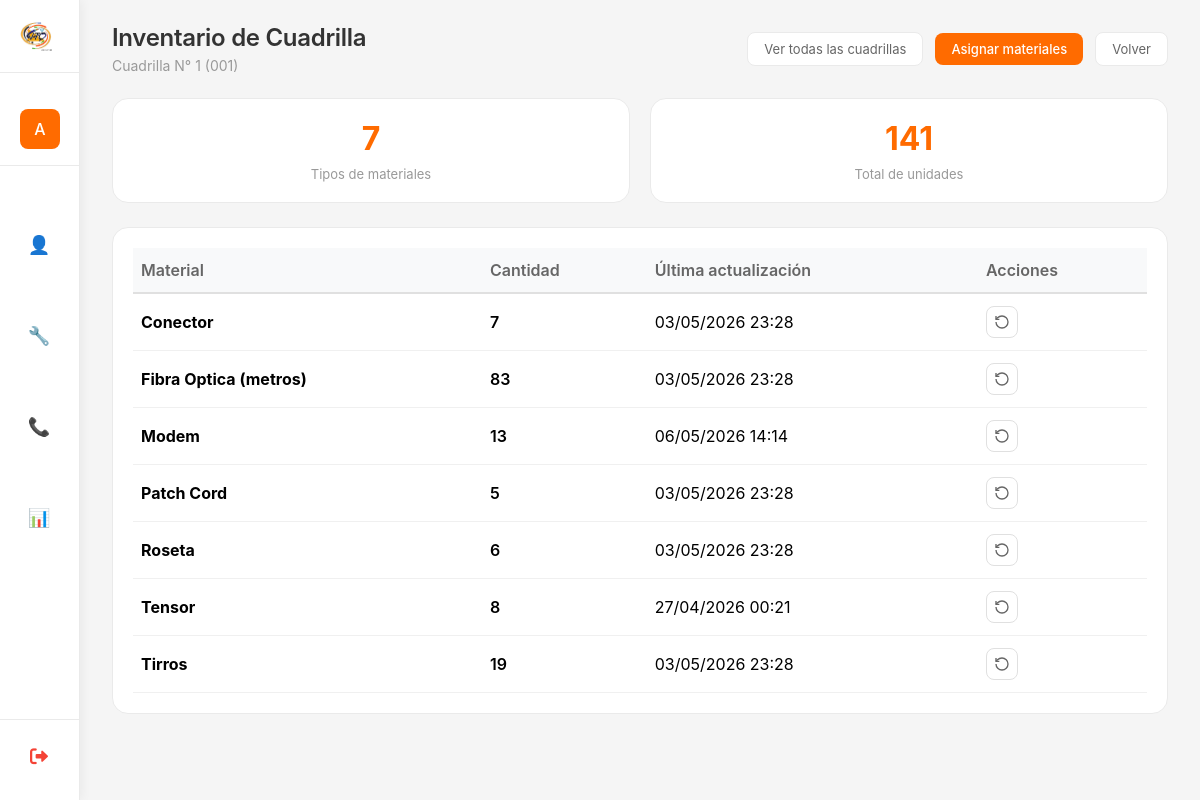
Screenshot of /inventario/cuadrilla/3/ (signed in) with the database file from the repository.
### myapp/models.py (models this page shows, shortened)
class Cuadrilla(models.Model):
    class EstadoCuadrilla(models.TextChoices):
        DISPONIBLE = 'DISPONIBLE', 'Disponible'
        OCUPADO = 'OCUPADO', 'Ocupado'
        EN_DESCANSO = 'DESCANSO', 'En Descanso'
        INACTIVO = 'INACTIVO', 'Inactivo'
    nombre = models.CharField(
        max_length=100,
        unique=True,
        verbose_name="Nombre de la Cuadrilla"
    )
    codigo = models.CharField(
        max_length=20,
        unique=True,
        verbose_name="Código de Cuadrilla",
        help_text="Ej: C001, INST-001"
    )
    instaladores = models.ManyToManyField(
        'PerfilUsuario',
        related_name='cuadrillas',
        verbose_name="Instaladores",
        blank=True
    )
    estado = models.CharField(
        max_length=20,
        choices=EstadoCuadrilla.choices,
        default=EstadoCuadrilla.DISPONIBLE,
        verbose_name="Estado de la Cuadrilla",
        db_index=True
    )
    fecha_creacion = models.DateTimeField(
        auto_now_add=True,
        verbose_name="Fecha de creación"
    )
    fecha_actualizacion = models.DateTimeField(
        auto_now=True,
        verbose_name="Última actualización"
    )
    creado_por = models.ForeignKey(
        User,
        on_delete=models.SET_NULL,
        null=True,
        blank=True,
        related_name='cuadrillas_creadas',
        verbose_name="Creado por"
    )
    activo = models.BooleanField(
        default=True,
        verbose_name="Activo"
    )
    class Meta:
        verbose_name = "Cuadrilla"
        verbose_name_plural = "Cuadrillas"
        ordering = ['nombre']
        indexes = [
            models.Index(fields=['estado']),
            models.Index(fields=['activo']),
            models.Index(fields=['codigo']),
        ]

class InventarioCuadrilla(models.Model):
    cuadrilla = models.ForeignKey(
        Cuadrilla,
        on_delete=models.CASCADE,
        related_name='inventario',
        verbose_name="Cuadrilla"
    )
    material = models.ForeignKey(
        Material,
        on_delete=models.PROTECT,
        related_name='inventario_cuadrillas',
        verbose_name="Material"
    )
    cantidad = models.PositiveIntegerField(default=0, verbose_name="Cantidad en cuadrilla")
    ultima_actualizacion = models.DateTimeField(auto_now=True)
    class Meta:
        verbose_name = "Inventario de Cuadrilla"
        verbose_name_plural = "Inventarios de Cuadrillas"
        unique_together = ['cuadrilla', 'material']

class Material(models.Model):
    nombre = models.CharField(max_length=50, unique=True, verbose_name="Nombre del material")
    activo = models.BooleanField(default=True, verbose_name="Activo")
    fecha_creacion = models.DateTimeField(auto_now_add=True)
    class Meta:
        verbose_name = "Material"
        verbose_name_plural = "Materiales"
        ordering = ['nombre']

### myapp/views_inventario.py (the view)
# urls.py: path('inventario/cuadrilla/<int:cuadrilla_id>/', inventario_cuadrilla_detalle, name='inventario_cuadrilla_detalle'),
@login_required
@staff_member_required
def inventario_cuadrilla_detalle(request, cuadrilla_id):
    es_admin = request.user.is_superuser or request.user.groups.filter(name='Administrador').exists()
    if not es_admin:
        messages.error(request, 'No tienes permisos para acceder a esta página.')
        return redirect('dashboard')
    cuadrilla = get_object_or_404(Cuadrilla, id=cuadrilla_id, activo=True)
    inventario_cuadrilla = InventarioCuadrilla.objects.filter(
        cuadrilla=cuadrilla
    ).select_related('material').order_by('material__nombre')
    total_materiales = inventario_cuadrilla.count()
    total_unidades = sum(item.cantidad for item in inventario_cuadrilla)
    context = {
        'cuadrilla': cuadrilla,
        'inventario': inventario_cuadrilla,
        'total_materiales': total_materiales,
        'total_unidades': total_unidades,
    }
    return render(request, 'Inventario/inventario_cuadrilla_detalle.html', context)

### myapp/context_processors.py (called while the page is built)
def zona_horaria_venezuela(request):
    timezone.activate(pytz.timezone('America/Caracas'))
    return {}

### myapp/templates/Inventario/inventario_cuadrilla_detalle.html (shortened to what this page needs)
{% extends 'Inicio_De_Sesion/base.html' %}
{% load static %}
{% block page_title %}Inventario de Cuadrilla{% endblock %}
{% block page_subtitle %}{{ cuadrilla.nombre }} ({{ cuadrilla.codigo }}){% endblock %}
{% block header_actions %}
<a href="{% url 'inventario_todas_cuadrillas' %}" class="btn-secondary">
    Ver todas las cuadrillas
</a>
<a href="{% url 'inventario_asignar_cuadrilla' %}" class="btn-primary">
    Asignar materiales
</a>
<a href="{% url 'inventario_global_lista' %}" class="btn-secondary">
    Volver
</a>
{% endblock %}
{% block content %}
<div class="stats-inventario">
    <div class="stat-card">
        <span class="stat-number">{{ total_materiales }}</span>
        <span class="stat-label">Tipos de materiales</span>
    </div>
    <div class="stat-card">
        <span class="stat-number">{{ total_unidades }}</span>
        <span class="stat-label">Total de unidades</span>
    </div>
</div>
<div class="table-container">
    <table class="table">
        <thead>
            <tr>
                <th>Material</th>
                <th>Cantidad</th>
                <th>Última actualización</th>
                <th>Acciones</th>
            </thead>
        <tbody>
            {% for item in inventario %}
            <tr>
                <td><strong>{{ item.material.nombre }}</strong></td>
                <td><span class="cantidad">{{ item.cantidad }}</span></td>
                <td>{{ item.ultima_actualizacion|date:"d/m/Y H:i" }}</td>
                <td>
                    <a href="{% url 'inventario_devolver_cuadrilla' item.id %}" class="btn-icon" title="Devolver material">
                        <svg width="16" height="16" viewBox="0 0 24 24" fill="none" stroke="currentColor" stroke-width="2">
                            <path d="M3 12a9 9 0 1 0 9-9 9.75 9.75 0 0 0-6.74 2.74L3 8"/>
                            <path d="M3 3v5h5"/>
                        </svg>
                    </a>
                </td>
            </tr>
            {% endfor %}
        </tbody>
    </table>
</div>
{% endblock %}

### myapp/templates/Inicio_De_Sesion/base.html (shortened to what this page needs)
{% load static %}
<!DOCTYPE html>
<html lang="es">
<head>
    <link rel="stylesheet" href="https://cdnjs.cloudflare.com/ajax/libs/font-awesome/6.0.0/css/all.min.css">
</head>
<body>
    <div class="dashboard">
        <div class="sidebar" id="sidebar">
            <div class="logo-area" onclick="window.location.href='{% url 'dashboard' %}'">
                <img src="{% static 'cd.png' %}" alt="VTC" class="logo">
            </div>
            <div class="user-info">
                <div class="user-avatar">
                    {{ user.username|first|upper }}
                </div>
            </div>
            <div class="menu">
                {% if user.groups.all.0.name != 'Call Center' %}
                <div class="menu-item" onclick="toggleSubmenu(this, 'vendedorSubmenu')">
                    <span class="menu-icon">👤</span>
                </div>
                {% endif %}
                {% if user.groups.all.0.name == 'Instalador' or user.groups.all.0.name == 'Administrador' or user.is_superuser %}
                <div class="menu-item" onclick="toggleSubmenu(this, 'instaladorSubmenu')">
                    <span class="menu-icon">🔧</span>
                </div>
                {% endif %}
                {% if user.is_superuser or user.groups.all.0.name == 'Administrador' or user.groups.all.0.name == 'Call Center' %}
                <div class="menu-item" onclick="toggleSubmenu(this, 'callcenterSubmenu')">
                    <span class="menu-icon">📞</span>
                </div>
                {% endif %}
                {% if user.is_superuser or user.groups.all.0.name == 'Administrador' or user.groups.all.0.name == 'Supervisor' %}
                <div class="menu-item" onclick="window.location.href='{% url 'panel_administrativo' %}'">
                    <span class="menu-icon">📊</span>
                </div>
                {% endif %}
            </div>
            <div class="sidebar-footer">
                <a href="{% url 'logout' %}" class="logout-sidebar" onclick="return confirm('¿Estás seguro que deseas cerrar sesión?')">
                    <i class="fas fa-sign-out-alt"></i>
                </a>
            </div>
        </div>
        <div class="main-content" id="mainContent">
            <div class="content-header">
                <div class="page-title">
                    <h1>{% block page_title %}Dashboard{% endblock %}</h1>
                    <p>{% block page_subtitle %}{{ current_date|default:"11 mar 2026" }} · Bienvenido de vuelta{% endblock %}</p>
                </div>
                <div class="header-actions">
                    {% block header_actions %}{% endblock %}
                </div>
            </div>
            {% block content %}{% endblock %}
        </div>
    </div>
</body>
</html>

### myapp/templates/Inicio_De_Sesion/base.html (style rules this page uses)
* { margin: 0; padding: 0; box-sizing: border-box; font-family: 'Inter', -apple-system, BlinkMacSystemFont, sans-serif; }
:root { --orange: #ff6b00; --orange-light: #fff2e6; --gray-bg: #f5f5f5; --gray-border: #eaeaea; --gray-text: #999; --dark-text: #333; --sidebar-width: 80px; --sidebar-expanded: 250px; --transition: all 0.3s cubic-bezier(0.4, 0, 0.2, 1); }
html, body { margin: 0; padding: 0; height: 100%; width: 100%; background: var(--gray-bg); overflow: hidden; position: relative; }
.dashboard { display: flex; min-height: 100vh; position: relative; height: 100%; }
.sidebar { background-color: #ffffff; color: #1f2937; width: var(--sidebar-width); position: fixed; top: 0; left: 0; height: 100%; overflow-y: auto; overflow-x: hidden; transition: var(--transition); z-index: 1000; display: flex; flex-direction: column; box-shadow: 2px 0 10px rgba(0, 0, 0, 0.05); border-right: 1px solid var(--gray-border); }
.logo-area { padding: 20px; display: flex; align-items: center; gap: 12px; width: 100%; border-bottom: 1px solid var(--gray-border); margin-bottom: 20px; cursor: pointer; transition: var(--transition); }
.logo { width: 32px; height: 32px; object-fit: contain; transition: var(--transition); flex-shrink: 0; }
.user-info { padding: 16px 20px; display: flex; align-items: center; gap: 12px; width: 100%; border-bottom: 1px solid var(--gray-border); margin-bottom: 1rem; }
.user-avatar { min-width: 40px; width: 40px; height: 40px; background: var(--orange); border-radius: 8px; display: flex; align-items: center; justify-content: center; color: white; font-weight: 500; font-size: 16px; flex-shrink: 0; transition: var(--transition); }
.menu { flex: 1; display: flex; flex-direction: column; gap: 4px; padding: 0 12px; }
.menu-item { padding: 10px 12px; display: flex; align-items: center; gap: 12px; width: 100%; cursor: pointer; transition: var(--transition); color: #666; font-size: 14px; position: relative; border-radius: 8px; }
.menu-icon { font-size: 18px; min-width: 30px; text-align: center; color: #999; flex-shrink: 0; transition: var(--transition); }
.sidebar-footer { margin-top: auto; padding: 16px 12px 24px 12px; border-top: 1px solid var(--gray-border); }
.logout-sidebar { display: flex; align-items: center; gap: 12px; padding: 10px 12px; width: 100%; color: #f44336; text-decoration: none; transition: var(--transition); border-radius: 8px; font-weight: 500; }
.logout-sidebar i { font-size: 18px; min-width: 30px; text-align: center; color: #f44336; }
.main-content { margin-left: var(--sidebar-width); transition: margin-left 0.3s cubic-bezier(0.4, 0, 0.2, 1); background: var(--gray-bg); height: 100%; width: calc(100% - var(--sidebar-width)); overflow-y: auto; overflow-x: hidden; padding: 24px 32px; position: relative; }
.content-header { display: flex; justify-content: space-between; align-items: center; margin-bottom: 24px; flex-wrap: wrap; gap: 16px; }
.page-title h1 { font-size: 24px; font-weight: 600; color: var(--dark-text); letter-spacing: -0.3px; line-height: 1.2; }
.page-title p { color: var(--gray-text); font-size: 14px; margin-top: 4px; }
.header-actions { display: flex; gap: 12px; align-items: center; flex-wrap: wrap; }

### rows the page displays
Cuadrilla: nombre "Cuadrilla N° 1", codigo "001"
InventarioCuadrilla: material.nombre "Conector", cantidad "7", ultima_actualizacion "03/05/2026 23:28"
InventarioCuadrilla: material.nombre "Fibra Optica (metros)", cantidad "83", ultima_actualizacion "03/05/2026 23:28"
InventarioCuadrilla: material.nombre "Modem", cantidad "13", ultima_actualizacion "06/05/2026 14:14"
InventarioCuadrilla: material.nombre "Patch Cord", cantidad "5", ultima_actualizacion "03/05/2026 23:28"
InventarioCuadrilla: material.nombre "Roseta", cantidad "6", ultima_actualizacion "03/05/2026 23:28"
InventarioCuadrilla: material.nombre "Tensor", cantidad "8", ultima_actualizacion "27/04/2026 00:21"
InventarioCuadrilla: material.nombre "Tirros", cantidad "19", ultima_actualizacion "03/05/2026 23:28"

### other values shown
{{ user.username|first|upper }} "A"
{{ total_materiales }} "7"
{{ total_unidades }} "141"
